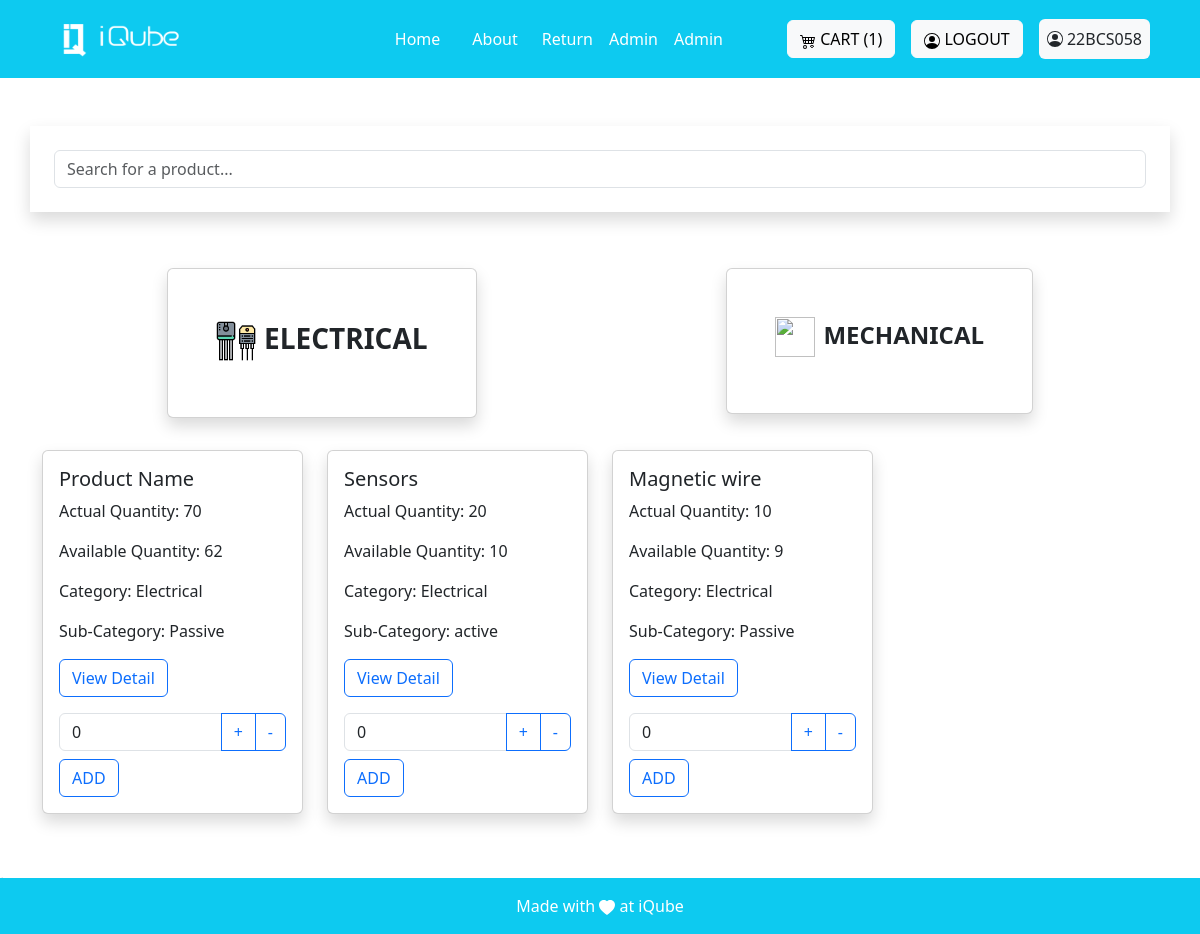
Before: /electrical/ (signed in) with the older database file.
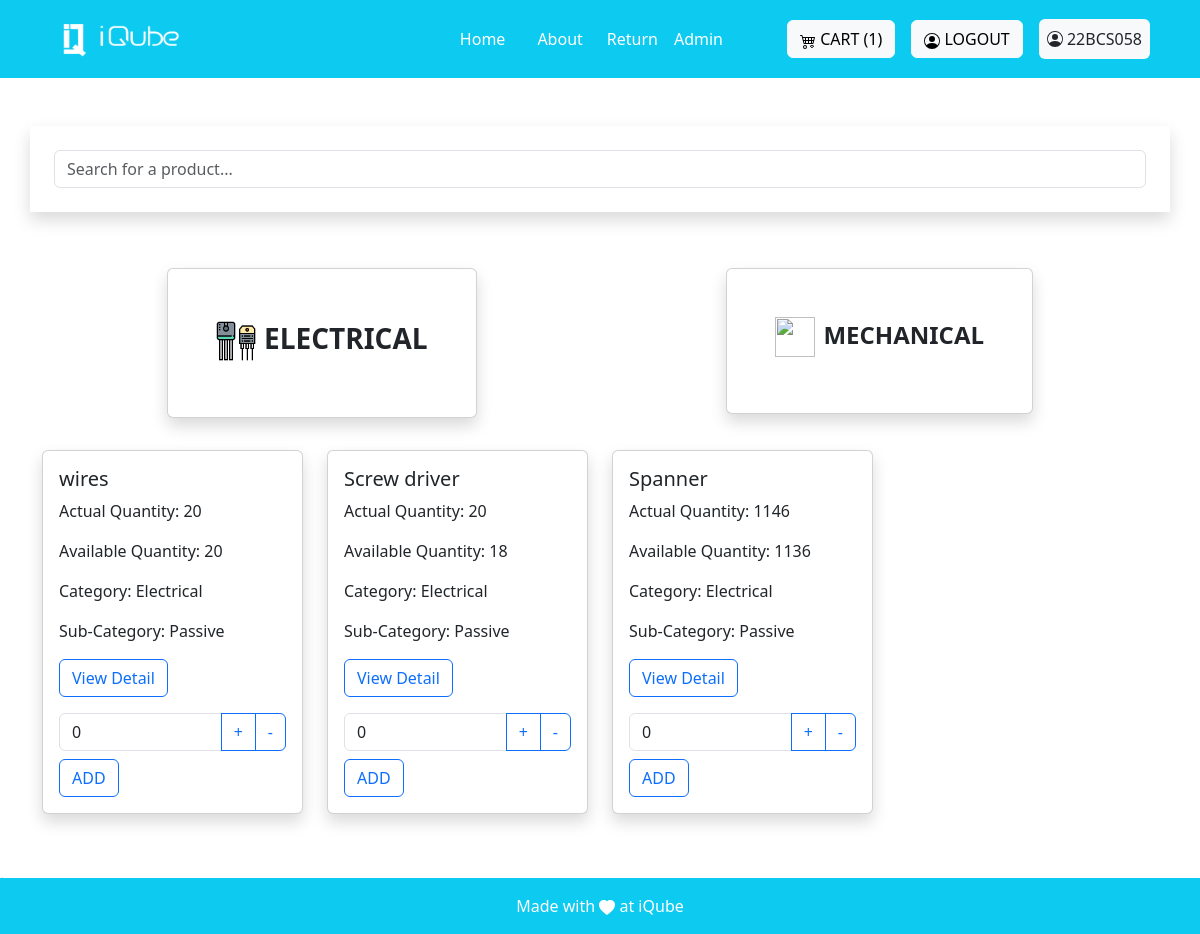
After: the same page with the newer database file.
### invention/models.py (models this page shows, shortened)
class Product(models.Model):
    name=models.CharField(max_length=255)
    decription=models.CharField(max_length=100)
    actual_count=models.PositiveIntegerField()
    available_count=models.PositiveIntegerField()
    dummy_count = models.PositiveIntegerField(default = 0)
    category= models.ForeignKey('Category', on_delete=models.CASCADE)
    sub_category = models.ForeignKey('SubCategory', on_delete = models.CASCADE)
    created_at = models.DateTimeField(auto_now=True)
    image = models.ImageField(upload_to='images', blank=True)
    actual_price = models.DecimalField(max_digits = 10,decimal_places = 5)
    available_price = models.DecimalField(max_digits = 10,decimal_places = 5)
    unit_price = models.DecimalField(max_digits = 10,decimal_places = 5)
    is_active = models.BooleanField(default = True)
    created_by = models.ForeignKey(User, on_delete=models.CASCADE)

class Category(models.Model):
    name=models.CharField(max_length=25)
    created_by = models.ForeignKey(User, on_delete=models.CASCADE)
    created_at=models.DateTimeField(auto_now=True)
    class Meta:
        verbose_name_plural = 'Categories'
    def __str__(self):
        return str(self.name)

class SubCategory(models.Model):
    name_sub=models.CharField(max_length=25)
    category = models.ForeignKey('Category', on_delete=models.CASCADE)
    created_by = models.ForeignKey(User, on_delete=models.CASCADE)
    created_at=models.DateTimeField(auto_now=True)

### invention/views.py (the view)
# urls.py: path('electrical/', views.electrical_view, name='electrical'),
@login_required(login_url='login')
def electrical_view(request):
     products = Product.objects.all()
     cart=Cart.objects.filter(created_by=request.user)
     count = cart.count()
     return render(request, 'core/electrical.html', {'products': products, 'count':count,})

### invention/templates/core/electrical.html (shortened to what this page needs)
{% extends "base.html" %}
{% load static %}
{% block base %}
<div class="container p-4 shadow mb-5 mt-5" id="search">
  <input type="text" id="searchInput" class="form-control" placeholder="Search for a product...">
</div>
<div class="container my-4" id="productsContainer">
  <div class="d-flex flex-row bd-highlight  justify-content-around mb-4">
    <div class="p-2 bd-highlight fs-3 text-uppercase fw-semibold">
      <div class="card shadow">
        <div class="card-title p-5 "><a href="{% url 'electrical' %}" class="text-decoration-none text-dark mr-3"><span><img src="{% static 'images/transistor.png' %}" alt="" width="40" height="40"></span>Electrical</a></div>
      </div>
    </div>
    <div class="p-2 bd-highlight fs-4 text-uppercase fw-semibold">
      <div class="card  shadow">
        <div class="card-title p-5"><a href="{% url 'mechanical' %}" class="text-decoration-none text-dark"><span class="mr-2"><img src="{% static 'images/wrench.png' %}" alt="" width="40" height="40"></span>Mechanical</a></div>
      </div>
    </div>
  </div>
  <div class="row row-cols-1 row-cols-md-4 g-4" id="productList">
    {% for product in products %}
      {% if product.is_active and product.category.name == 'Electrical' %}
          <div class="col product-card">
            <div class="card shadow">
              <div class="card-body">
                <h5 class="card-title">{{ product.name }}</h5>
                <p class="card-text">Actual Quantity: {{ product.actual_count }}</p>
                <p class="card-text">Available Quantity: {{ product.available_count }}</p>
                <p class="card-textss">Category: {{ product.category }}</p>
                <p class="card-texts">Sub-Category: {{product.sub_category.name_sub}} </p>
                <a href="{% url 'Product_description' product.id %}" class="btn btn-outline-primary">View Detail</a>
                <form action="{% url 'add_to_cart' product.id %}" method="post" class="mt-3" onsubmit="return validateForm(this, {{ product.available_count }})" onsubmit="return validateForm(this, {{ product.dummy_count }})">
                  <div class="input-group">
                    <input type="number" class="form-control" min="0" value="0" name="count">
                    <button class="btn btn-outline-primary" type="button" onclick="increment(this)">+</button>
                    <button class="btn btn-outline-primary" type="button" onclick="decrement(this)">-</button>
                  </div>
                  <button class="btn btn-outline-primary mt-2" type="submit">ADD</button>
                </form>
              </div>
            </div>
          </div>
      {% endif %}
    {% endfor %}
  </div>
</div>
<div class="mb-5 mt-5">
  .
</div>
{% endblock %}

### invention/templates/base.html (shortened to what this page needs)
{% load static %}
<!DOCTYPE html>
<html lang="en">
<head>
    <link href="https://cdn.jsdelivr.net/npm/bootstrap@5.3.2/dist/css/bootstrap.min.css" rel="stylesheet"
>
</head>
<body>
    <nav class="sticky-top navbar navbar-expand-lg navbar-dark bg-info p-3">
    <div class="container">
            <a class="navbar-brand" href="#">
                <img src="{% static 'images/logo-white.png' %}" alt="Logo" height="36" width="150">
            </a>
            <div class="collapse navbar-collapse justify-content-end" id="navbarNav">
                <ul class="navbar-nav mx-5">
                    <li class="nav-item mx-2">
                        <a class="nav-link active" href="{% url 'Home'%}">Home</a>
                    </li>
                    <li class="nav-item mx-2">
                        <a class="nav-link active" href="{% url 'About' %}">About</a>
                    </li>
                    <li>
                        <a href="/return_form" class="nav-link active">Return</a>
                    </li>
                    {% for group in request.user.groups.all %}
                        {% if group.name == 'superadmin' %}
                    <li>
                        <a class="nav-link active" href="{% url 'admin_views' %}">Admin</a>
                    </li>
                        {% elif group.name == 'admin' %}
                        <li>
                            <a class="nav-link active" href="{% url 'admin_views' %}">Admin</a>
                        </li>
                        {% endif %}
                    {% endfor %}
                </ul>
            </div>
            <div class="mt-3 mt-lg-0 mx-2">
                <a class="btn btn-light" href="{% url 'view_cart' %}">
                    CART ({{count}})
                </a>
            </div>
            {% if not user.is_authenticated %}
            <div class="mt-3 mt-lg-0 mx-2">
                <a class="btn btn-light" href="{% url "social:begin" 'azuread-tenant-oauth2' %}">
                    <svg xmlns="http://www.w3.org/2000/svg" width="16" height="16" fill="currentColor" class="bi bi-person-circle" viewBox="0 0 16 16">
                    <path d="M11 6a3 3 0 1 1-6 0 3 3 0 0 1 6 0"/>
                        <path fill-rule="evenodd" d="M0 8a8 8 0 1 1 16 0A8 8 0 0 1 0 8m8-7a7 7 0 0 0-5.468 11.37C3.242 11.226 4.805 10 8 10s4.757 1.225 5.468 2.37A7 7 0 0 0 8 1"/>
                    </svg>
                    LOGIN
                </a>
            </div>
            {% else %}
            <div class="mt-3 mt-lg-0 mx-2">
                <a class="btn btn-light" href="{% url 'logout' %}">
                    LOGOUT
                </a>
            </div>
            <div class="mt-1 mt-lg-0 mx-2 p-2 rounded bg-light">
                    {{request.user.username}}
            </div>
            {% endif %}
        </div>
    </nav>
    <main>
        <div>
            {% block base %}{% endblock %}
        </div>
    </main>
    <footer class="bg-light text-center text-lg-start fixed-bottom">
        <div class="text-center p-2 bg-info p-3" style=" color: white;">
            <div>Made with
                <svg xmlns="http://www.w3.org/2000/svg" width="16" height="16" fill="currentColor"
                    class="bi bi-heart-fill" viewBox="0 0 16 16">
                    <path fill-rule="evenodd"
                        d="M8 1.314C12.438-3.248 23.534 4.735 8 15-7.534 4.736 3.562-3.248 8 1.314z" />
                </svg>
               at iQube
            </div>
        </div>
    </footer>
</body>
</html>
{% load sweetify %}

Changed rows visible on the page:
removed Product: name "Product Name", actual_count "70", available_count "62", category "Electrical", sub_category.name_sub "Passive"
removed Product: name "Sensors", actual_count "20", available_count "10", category "Electrical", sub_category.name_sub "active"
no longer on this page (row edited): Product: name "Magnetic wire", actual_count "10", available_count "9", category "Electrical", sub_category.name_sub "Passive"
now on this page (row edited): Product: name "wires", actual_count "20", available_count "20", category "Electrical", sub_category.name_sub "Passive"
added Product: name "Screw driver", actual_count "20", available_count "18", category "Electrical", sub_category.name_sub "Passive"
added Product: name "Spanner", actual_count "1146", available_count "1136", category "Electrical", sub_category.name_sub "Passive"
